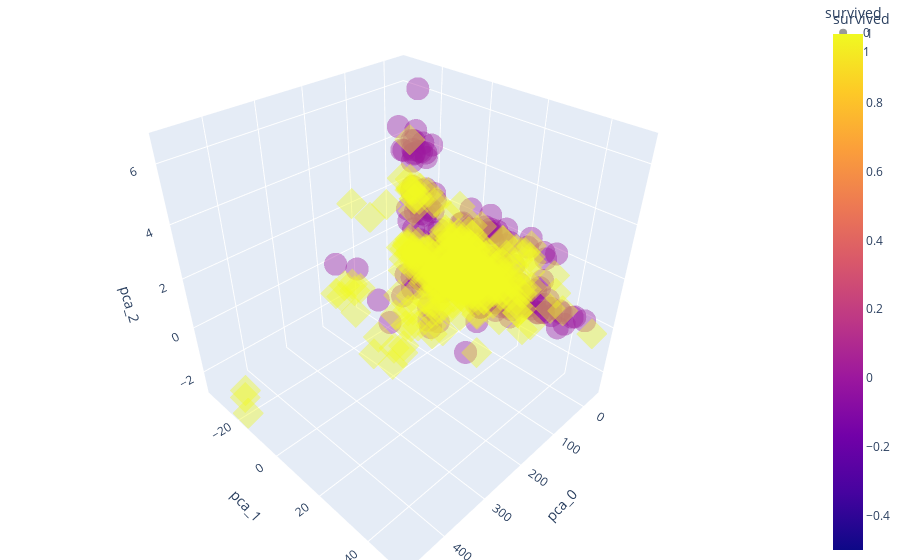

Here is the notebook cell this chart was saved with:
### Code cell
import plotly.express as px

fig = px.scatter_3d(pca_pd,
                   x='pca_0', y='pca_1', z='pca_2',
                   color='survived', symbol='survived',
                   opacity=0.4)
fig.update_layout(margin=dict(l=0, r=0, b=0, t=0))
fig.show()

### Figure 1 — Plotly figure (JSON) as saved in the notebook; plotly's stock layout.template omitted (floating-point values rounded to 4 significant figures; data arrays with more than 128 entries replaced by an {"elided": "..."} marker saying what was removed)
{"data": [{"hovertemplate": "survived=%{marker.color}<br>pca_0=%{x}<br>pca_1=%{y}<br>pca_2=%{z}<extra></extra>", "legendgroup": "0", "marker": {"color": {"elided": "497 int values"}, "coloraxis": "coloraxis", "opacity": 0.4, "symbol": "circle"}, "mode": "markers", "name": "0", "scene": "scene", "showlegend": true, "type": "scatter3d", "x": {"elided": "497 float values"}, "y": {"elided": "497 float values"}, "z": {"elided": "497 float values"}}, {"hovertemplate": "survived=%{marker.color}<br>pca_0=%{x}<br>pca_1=%{y}<br>pca_2=%{z}<extra></extra>", "legendgroup": "1", "marker": {"color": {"elided": "339 int values"}, "coloraxis": "coloraxis", "opacity": 0.4, "symbol": "diamond"}, "mode": "markers", "name": "1", "scene": "scene", "showlegend": true, "type": "scatter3d", "x": {"elided": "339 float values"}, "y": {"elided": "339 float values"}, "z": {"elided": "339 float values"}}], "layout": {"coloraxis": {"colorbar": {"title": {"text": "survived"}}, "colorscale": [[0, "#0d0887"], [0.1111, "#46039f"], [0.2222, "#7201a8"], [0.3333, "#9c179e"], [0.4444, "#bd3786"], [0.5556, "#d8576b"], [0.6667, "#ed7953"], [0.7778, "#fb9f3a"], [0.8889, "#fdca26"], [1, "#f0f921"]]}, "legend": {"title": {"text": "survived"}, "tracegroupgap": 0}, "margin": {"b": 0, "l": 0, "r": 0, "t": 0}, "scene": {"domain": {"x": [0, 1], "y": [0, 1]}, "xaxis": {"title": {"text": "pca_0"}}, "yaxis": {"title": {"text": "pca_1"}}, "zaxis": {"title": {"text": "pca_2"}}}}}
